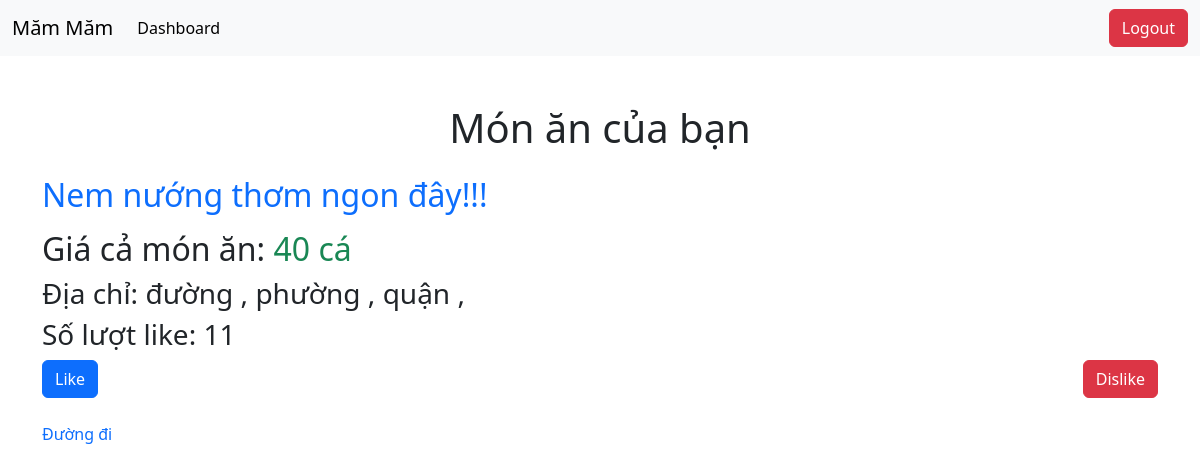
/dashboard/3 (signed in), run on the app's committed database.
### myapp/models.py (models this page shows, shortened)
class Dish(models.Model):
    name = models.CharField(max_length=200)
    link = models.URLField(max_length=200)
    code = models.CharField(max_length=300)
    price = models.CharField(max_length=20)
    description = models.CharField(max_length=300)
    total_like = models.IntegerField(default=0)
    likers = models.ManyToManyField(User, blank=True)

### myapp/views.py (the view)
# urls.py: path("dashboard/<int:dish_id>", detail, name="detail"),
@login_required(login_url="login")
def detail(request, dish_id):
    dish = get_object_or_404(Dish, id=dish_id)
    address = dish.address
    msg = None
    if request.user.is_authenticated:
        if dish.likers.filter(id=request.user.id).exists():
            msg = "liked"
    if msg == None:
        if (request.GET.get('likebtn')):
            dish.total_like = F("total_like")+1
            dish.likers.add(request.user)
            dish.save()
            return HttpResponseRedirect(reverse("myapp:detail", args=(dish.id,)))
    else:
        if (request.GET.get('dislikebtn')):
            dish.total_like = F("total_like")-1
            dish.likers.remove(request.user)
            dish.save()
            return HttpResponseRedirect(reverse("myapp:detail", args=(dish.id,)))
    context = {
        "dish": dish,
        "address": address,
        "msg": msg
    }
    return render(request, "myapp/detail.html", context)

### myapp/templates/myapp/detail.html (shortened to what this page needs)
<!DOCTYPE html>
<html lang="en">
<head>
    <link href="https://cdn.jsdelivr.net/npm/bootstrap@5.3.3/dist/css/bootstrap.min.css" rel="stylesheet">
</head>
<body>
    <nav class="navbar navbar-expand-lg navbar-light bg-light">
        <div class="container-fluid">
          <a class="navbar-brand" href="{% url 'myapp:dashboard' %}">Măm Măm</a>
          <div class="collapse navbar-collapse" id="navbarNav">
            <ul class="navbar-nav me-auto">
              <li class="nav-item">
                <a class="nav-link active" aria-current="page" href="{% url 'myapp:dashboard' %}">Dashboard</a>
              </li>
            </ul>
            <div class="d-flex">
              <a href="{% url 'myapp:logout' %}" class="btn btn-danger">Logout</a>
            </div>
          </div>
        </div>
      </nav>
    <div class="container mt-5">
        <h1 class="text-center mb-4">Món ăn của bạn</h1>
        <div class="mb-3">
            <h2 class="text-primary">{{ dish.name }} thơm ngon đây!!!</h2>
        </div>
        <div>
            <div>
                <h2>Giá cả món ăn: <span class="text-success">{{ dish.price}} cá</span></h2>
                <h3>
                    Địa chỉ: đường {{ address.street }}, phường {{ address.ward }}, quận {{ address.district }}, {{ address.city }}
                </h3>
                <h3>Số lượt like: {{ dish.total_like }}</h3>
            </div>
        </div>
        <div class="d-flex justify-content-between mb-4">
            <form action="#" method="get">
                <input type="submit" value="Like" name="likebtn" class="btn btn-primary">
            </form>
            <form action="#" method="get">
                <input type="submit" value="Dislike" name="dislikebtn" class="btn btn-danger">
            </form>
        </div>
        <span class="badge rounded-pill"><a href="{%url 'myapp:map' dish.id%}" style="text-decoration: none;">Đường đi</a></span>
    </div>
</body>
</html>

### data on the page
Dish: name "Nem nướng", price "40", total_like "11"
